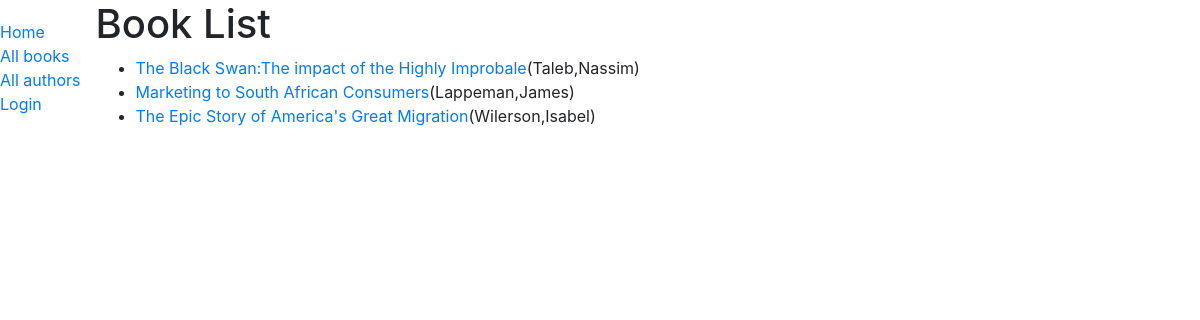
/books/, run on an earlier commit of the app's database.
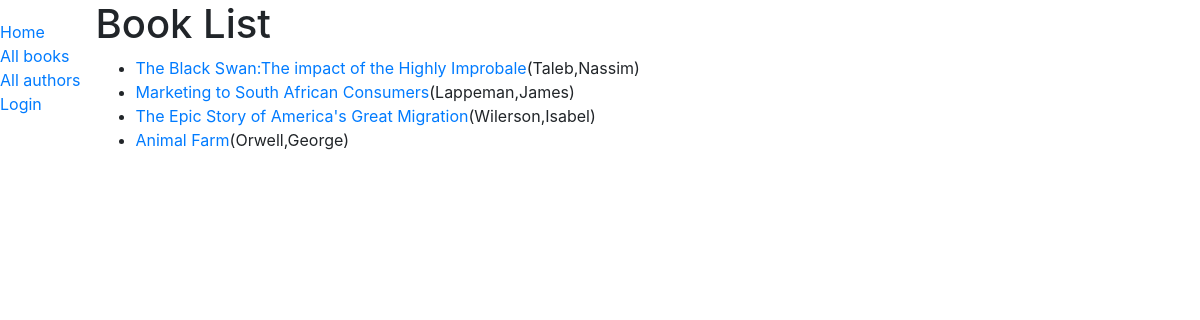
And on a later commit of the database.
### catalog/models.py (models this page shows, shortened)
class Book(models.Model):
    title=models.CharField(max_length=200)
    author=models.ForeignKey(
        'Author',
        on_delete=models.SET_NULL,
        null=True)
    summary = models.TextField(max_length=1000,help_text="Enter a brief description of the book")
    isbn = models.CharField('ISBN',max_length=13,unique=True,help_text="13 Characters <a href='https://www.isbn-international.org/content/what-isbn'>ISBN number</a>")
    """
    #ManyToManyField used because genre can contain many books.
    #Books Model Object can cover many genres.
    #Genre class has already been defined so we can specify the object above
    #

    """
    genre =models.ManyToManyField(Genre,
        help_text="Select a genre for this book")
    def display_genre(self):
        """Create a string for the Genre.
        This is required to display genre in Admin"""
        return ','.join(genre.name for genre in self.genre.all()[:3])
    display_genre.short_description='Genre'
    def get_absolute_url(self):
        return reverse("book-detail", kwargs={"pk": self.pk})

class Author(models.Model):
    first_name=models.CharField(max_length=100)
    last_name=models.CharField(max_length=100)
    date_of_birth=models.DateTimeField(null=True,blank=True)
    date_of_death=models.DateTimeField('Died',null=True,blank=True)
    def __str__(self):
        return f'{self.last_name},{self.first_name}'
    class Meta:
        ordering=['last_name','first_name']

### catalog/views.py (the view)
# urls.py: path('books/',views.BookListView.as_view(), name='books'),
class BookListView(generic.ListView):
    model=Book
    paginate_by=5
    template_name='book_list.html'

### catalog/templates/book_list.html
{% extends 'base_generic.html' %}
{%  block content %}
<h1>Book List</h1>
{% if book_list %}
<ul>
    {% for book in book_list %}
    <li>
        <a href="{{ book.get_absolute_url }}">{{  book.title  }}</a>({{ book.author }})
    </li>
    {% endfor %}
</ul>
{%  else %}
    <p>There are no books in the library</p>
{% endif %}
{% endblock %}

### catalog/templates/base_generic.html (shortened to what this page needs)
<!DOCTYPE html>
<html lang="en">
<head>
    <link rel="stylesheet" href="https://cdn.jsdelivr.net/npm/bootstrap@4.5.3/dist/css/bootstrap.min.css">
    {% load static %}
    <link rel="stylesheet" href="{% static 'css/styles.css' %}" >
</head>
<body>
    <div class="container-fluid">
        <div class="row">
            <div class="col=sm-2">
            {% block sidebar  %}
                <ul class="sidebar-nav">
                    <li><a href="{% url 'index' %}">Home</a></li>
                    <li><a href="{% url 'books' %}">All books</a></li>
                    <li><a href="">All authors</a></li>
                    {% if user.is_authenticated %}
                    <li>User: {{ user.get_username }}</li>
                    <li><a href="{% url 'my-borrowed' %}">My Borrowed</a></li>
                    <li><a href="{% url 'logout'%}?next={{request.path}}">Logout</a></li>
                  {% else %}
                    <li><a href="{% url 'login'%}?next={{request.path}}">Login</a></li>
                  {% endif %}
                </ul>
            {% endblock %}
            </div>
            <div class="col-sm-10">{% block content %}{% endblock %}</div>
        </div>
    </div>
</body>
</html>

### catalog/static/css/styles.css (style rules this page uses)
.sidebar-nav { margin-top: 20px; padding:0; list-style:none; }

What changed in the data, as far as the page shows it:
added Book: title "Animal Farm", author "Orwell,George"
